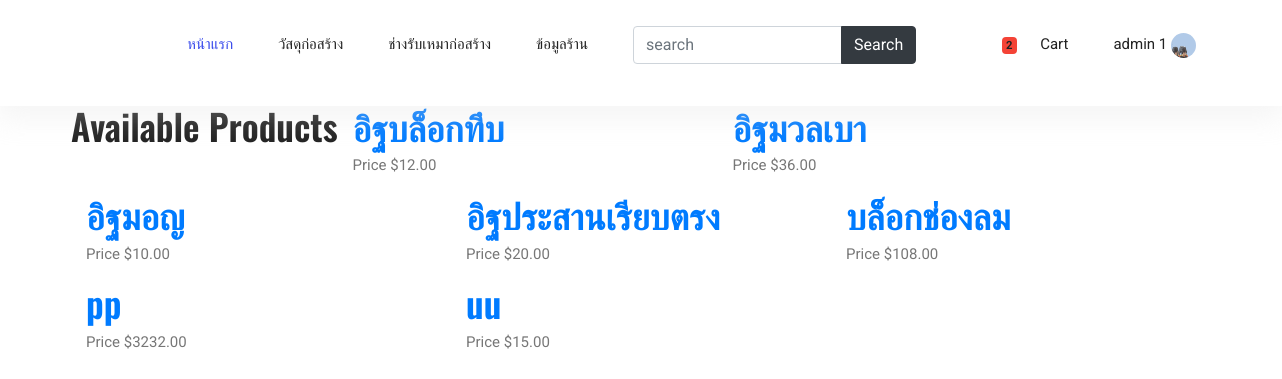
/home (signed in), run on the app's committed database.
### api/models.py (models this page shows, shortened)
class Users(AbstractUser):
    first_name = models.CharField(max_length=100,default=' ',verbose_name = 'ชื่อ')
    last_name = models.CharField(max_length=100,default=' ',verbose_name = 'นามสกุล')
    email = models.CharField(max_length=50,default=' ',verbose_name = 'อีเมล')
    phone = models.CharField(max_length=100,default=' ',verbose_name = 'เบอร์โทรศัพท์')
    avatar = models.ImageField(upload_to='images/users/', default='images/users/no-img.png' ,verbose_name = 'รูปโปรไฟล์')
    password = models.CharField(max_length=500,default=' ')

class Order(models.Model):
    user = models.ForeignKey(Users, on_delete=models.CASCADE, null=True)
    money_status = models.ForeignKey(Money_Status,on_delete=models.CASCADE,default=1,null=True,verbose_name = 'สถานะการชำระเงิน') #สถานะการชำระเงิน
    delivery_options = models.ForeignKey(Delivery_Options,verbose_name = 'ตัวเลือกการจัดส่ง',on_delete=models.SET_NULL, blank=True, null=True)
    PAYMENT_CHOICES = (
    ('โอนผ่านบัญชีธนาคาร', 'โอนผ่านบัญชีธนาคาร'),
    ('เงินสด', 'เงินสด')
)
    payment_option = models.CharField(max_length=100,choices=PAYMENT_CHOICES)
    address = models.CharField(max_length=191)
    ordered_date = models.DateTimeField(auto_now_add=True)
    products = models.ManyToManyField(OrderItem)
    ordered = models.BooleanField(default=False,null=True)

class Product(models.Model):
    name = models.CharField(max_length=1000,default=' ',verbose_name = 'ชื่อสินค้า')
    price = models.DecimalField(max_digits=7, decimal_places=2)
    product_detail = models.TextField(max_length=10000,default=' ',verbose_name = 'รายละเอียดสินค้า')
    product_img = models.ImageField(upload_to='images/product/', default='images/product/no-img.png' ,verbose_name = 'รูปสินค้า')
    product_type = models.ForeignKey(Product_Type,on_delete=models.CASCADE,verbose_name = 'หมวดหมู่สินค้า') #หมวดหมู่สินค้า
    quantity = models.IntegerField(verbose_name = 'จำนวนสินค้า') #จำนวนสินค้า
    received_quantity = models.IntegerField(default = 0, null = True, blank = True) #ตัวแปรเพิ่มจำนวนสินค้าในสต๊อก
    quantityS = models.IntegerField(default = 0, null = True, blank = True)
    class Meta:
        verbose_name = 'สินค้า'

### api/views.py (the view)
# urls.py: path('home', views.home,),
def home(request):
    all_products = Product.objects.all()
    return render(request, "api/home.html", {
                                    'all_products': all_products,
                                 })

### api/cart_template_tags.py (called while the page is built)
@register.filter
def cart_item_count(user):
    if user.is_authenticated:
        qs = Order.objects.filter(user=user, ordered=False)
        if qs.exists():
            return qs[0].products.count()
        return 0

### api/templates/api/home.html
{% extends 'api/base2.html' %}
{% block content %}
    <div class="container">
        <div class="row">
            <h2>Available Products</h2>
            {% for product in all_products %}
                <div class="col-lg-4">
                    <h3><a href="/product/{{product.slug}}/{{product.id}}">{{ product.name }}</a></h3>
                    <p>Price ${{ product.price }}</p>
                </div>
            {% endfor %}
        </div>
    </div>
    {% endblock %}

### api/templates/api/menubar.html (shortened to what this page needs)
{% load cart_template_tags %}
<header class="header_area">
  <div class="main_menu">
    <nav class="navbar navbar-expand-lg navbar-light">
      <div class="container">
        <div class="collapse navbar-collapse offset" id="navbarSupportedContent">
          <ul class="nav navbar-nav menu_nav ml-auto mr-auto">
    <li class="nav-item active"><a class="nav-link" href="/index">หน้าแรก</a></li>
    <li class="nav-item submenu dropdown">
      <a href="/showProductAll" class="nav-link dropdown-toggle" data-toggle="dropdown" role="button" aria-haspopup="true"
        aria-expanded="false">วัสดุก่อสร้าง</a>
        {% load cart %}
</li>
  <li class="nav-item"><a class="nav-link" href="/mechanicUser">ช่างรับเหมาก่อสร้าง</a></li>
    <li class="nav-item "><a class="nav-link" href="/storeUser">ข้อมูลร้าน</a></li>
    <form class="form-inline my-2 my-lg-0" action="/search">
      <div class="input-group">
      <input name="q" type="text" class="form-control" placeholder="search" />
      <div class="input-group-append">
        <button class="btn btn-dark" type="submit" id="button-addon2">Search</button>
      </div>
    </div>
    </form>
  </ul>
<ul class="nav navbar-nav menu_nav ">
    {% if user.is_authenticated %}
    <li class="nav-item">
      <a href="{% url 'order-summary' %}" class="nav-link waves-effect">
        <span class="badge red z-depth-1 mr-1"> {{ user | cart_item_count }}  </span>
        <i class="fas fa-shopping-cart"></i>
        <span class="clearfix d-none d-sm-inline-block"> Cart </span>
      </a>
    </li>
    <li class="nav-item submenu dropdown">
      <a href="#" class="nav-link dropdown-toggle" data-toggle="dropdown" role="button" aria-haspopup="true"
      aria-expanded="false">
      {{user.first_name}}  {{user.last_name}}
      <img class="img-profile rounded-circle"
      src="{{user.avatar.url}} " style="height: 25px;" width="25px">
  </a>
     </li>
 {% endif %}
  </ul>
</div>
</div>
</nav>
</div>
<div class="mt-2 pt-2">
</div>
</header>

### api/static/api/fend/css/style.css (style rules this page uses)
body { color:#777;font-family:"Roboto",sans-serif;font-size:15px;font-weight:400;line-height:1.667 }
ul { list-style-type:none;margin:0;padding:0 }
button { cursor:pointer }
h1,h2,h3,h4,h5,h6 { font-family:"Oswald",sans-serif;color:#222;line-height:1.1 }
h2,.h2 { font-size:36px;font-weight:600 }
h3,.h3 { font-size:26px;font-weight:600 }
@media (min-width: 600px) { h3,.h3 { font-size:36px } }
a { display:inline-block }
.header_area { position:relative;width:100%;z-index:9999;transition:background 0.4s, all 0.3s linear;box-shadow:0px 10px 27px 3px rgba(221,221,221,0.3) }
.header_area .navbar { background:transparent;padding:0px;border:0px;border-radius:0px }
.header_area .navbar .nav .nav-item { margin-right:45px }
.header_area .navbar .nav .nav-item .nav-link { text-transform:none;color:#222;display:inline-block }
@media (min-width: 991px) { .header_area .navbar .nav .nav-item .nav-link { padding:32px 0px } }
.header_area .navbar .nav .nav-item .nav-link:after { display:none }
.header_area .navbar .nav .nav-item:hover .nav-link,.header_area .navbar .nav .nav-item.active .nav-link { color:#384aeb }
.header_area .navbar .nav .nav-item.submenu { position:relative }
.header_area .navbar .nav .nav-item:last-child { margin-right:0px }

### api/templates/api/base2.html (style rules this page uses)
form { margin-bottom: 0; }
.red { background-color: #f44336!important; }

### data on the page
Users: id "2", first_name "admin", last_name "1", avatar (picture)
Product: name "อิฐบล็อกทึบ", price "12.00"
Product: name "อิฐมวลเบา", price "36.00"
Product: name "อิฐมอญ", price "10.00"
Product: name "อิฐประสานเรียบตรง", price "20.00"
Product: name "บล็อกช่องลม", price "108.00"
Product: name "pp", price "3232.00"
Product: name "uu", price "15.00"
